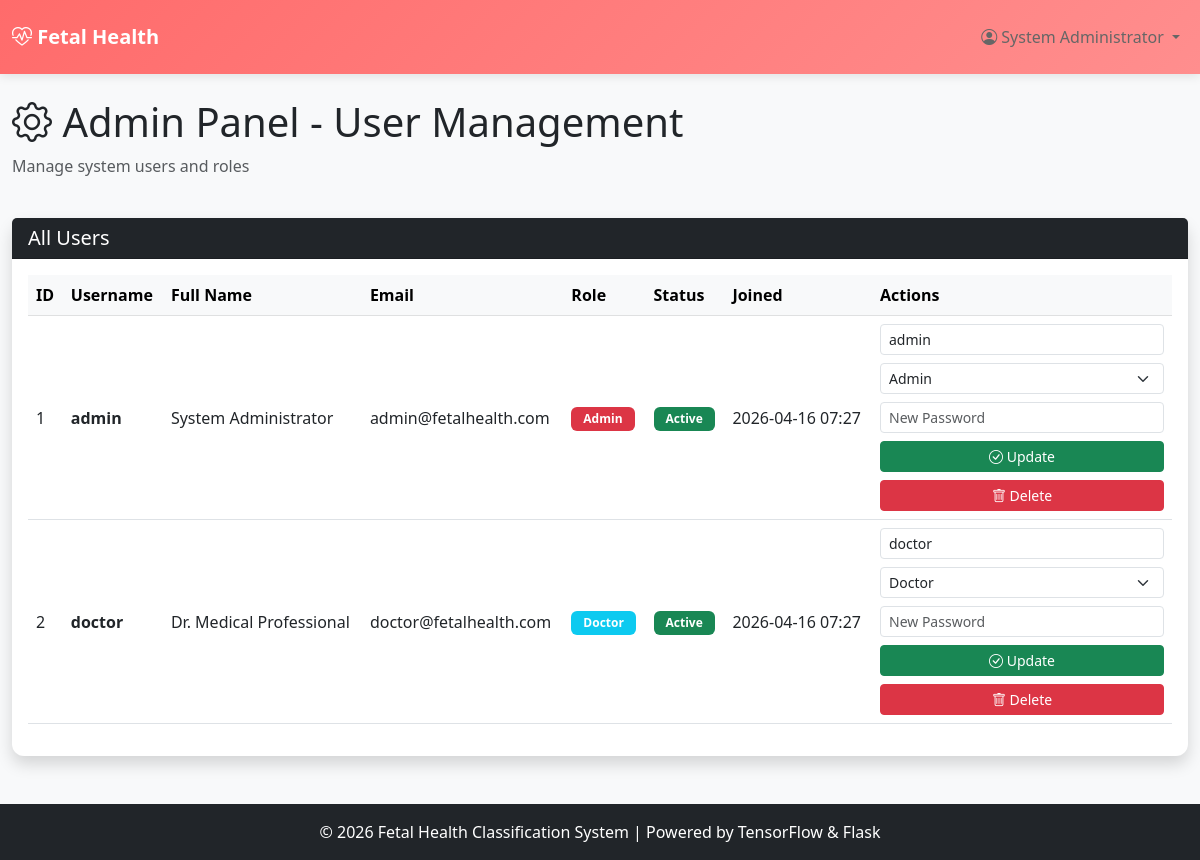
Page /admin/users (signed in) on the committed database.
### src/models.py (models this page shows, shortened)
class User(UserMixin, db.Model):
    __tablename__ = 'users'
    id = db.Column(db.Integer, primary_key=True)
    username = db.Column(db.String(80), unique=True, nullable=False, index=True)
    email = db.Column(db.String(120), unique=True, nullable=False, index=True)
    password_hash = db.Column(db.String(255), nullable=False)
    role = db.Column(db.String(20), nullable=False, default='doctor')  # doctor, admin
    full_name = db.Column(db.String(120), nullable=False)
    is_active = db.Column(db.Boolean, default=True)
    created_at = db.Column(db.DateTime, default=datetime.utcnow)
    predictions = db.relationship('Prediction',
                                 foreign_keys='Prediction.user_id',
                                 backref='user',
                                 lazy=True,
                                 cascade='all, delete-orphan')
    verified_predictions = db.relationship('Prediction',
                                          foreign_keys='Prediction.verified_by_user',
                                          backref='verifier',
                                          lazy=True)

### src/app_advanced.py (the view)
@app.route('/admin/users')
@login_required
@admin_required
def admin_users():
    users = User.query.all()
    return render_template('admin_users.html', users=users)

### src/app_advanced.py (called while the page is built)
@login_manager.user_loader
def load_user(user_id):
    return User.query.get(int(user_id))

def admin_required(f):
    @wraps(f)
    def decorated_function(*args, **kwargs):
        if not current_user.is_authenticated or current_user.role != 'admin':
            flash('❌ Admin access required', 'error')
            return redirect(url_for('dashboard'))
        return f(*args, **kwargs)
    return decorated_function

### templates/admin_users.html (shortened to what this page needs)
{% extends 'base.html' %}
{% block content %}
<div class="row mb-4">
    <div class="col-12">
        <h1>
            <i class="bi bi-gear"></i>
            Admin Panel - User Management
        </h1>
        <p class="text-muted">
            Manage system users and roles
        </p>
    </div>
</div>
<div class="card shadow">
    <div class="card-header bg-dark text-white">
        <h5 class="mb-0">
            All Users
        </h5>
    </div>
    <div class="card-body">
        <div class="table-responsive">
            <table class="table table-hover align-middle">
                <thead class="table-light">
                    <tr>
                        <th>ID</th>
                        <th>Username</th>
                        <th>Full Name</th>
                        <th>Email</th>
                        <th>Role</th>
                        <th>Status</th>
                        <th>Joined</th>
                        <th width="300">
                            Actions
                        </th>
                    </tr>
                </thead>
                <tbody>
                    {% for user in users %}
                    <tr>
                        <td>
                            {{ user.id }}
                        </td>
                        <td>
                            <strong>
                                {{ user.username }}
                            </strong>
                        </td>
                        <td>
                            {{ user.full_name }}
                        </td>
                        <td>
                            {{ user.email }}
                        </td>
                        <td>
                            {% if user.role == 'admin' %}
                                <span class="badge bg-danger">
                                    Admin
                                </span>
                            {% else %}
                                <span class="badge bg-info">
                                    Doctor
                                </span>
                            {% endif %}
                        </td>
                        <td>
                            {% if user.is_active %}
                                <span class="badge bg-success">
                                    Active
                                </span>
                            {% else %}
                                <span class="badge bg-secondary">
                                    Inactive
                                </span>
                            {% endif %}
                        </td>
                        <td>
                            {{ user.created_at.strftime('%Y-%m-%d %H:%M') }}
                        </td>
                        <td>
                            <form
                                action="{{ url_for('edit_user', user_id=user.id) }}"
                                method="POST"
                                class="mb-2"
                            >
                                <input
                                    type="text"
                                    name="username"
                                    value="{{ user.username }}"
                                    class="form-control form-control-sm mb-2"
                                    required
                                >
                                <select
                                    name="role"
                                    class="form-select form-select-sm mb-2"
                                >
                                    <option
                                        value="user"
                                        {% if user.role == 'user' %}
                                            selected
                                        {% endif %}
                                    >
                                        Doctor
                                    </option>
                                    <option
                                        value="admin"
                                        {% if user.role == 'admin' %}
                                            selected
                                        {% endif %}
                                    >
                                        Admin
                                    </option>
                                </select>
                                <input
                                    type="password"
                                    name="password"
                                    placeholder="New Password"
                                    class="form-control form-control-sm mb-2"
                                >
                                <button
                                    type="submit"
                                    class="btn btn-success btn-sm w-100"
                                >
                                    <i class="bi bi-check-circle"></i>
                                    Update
                                </button>
                            </form>
                            <form
                               action="/admin/user/delete/{{ user.id }}"
                                method="POST"
                            >
                                <button
                                    type="submit"
                                    class="btn btn-danger btn-sm w-100"
                                    onclick="return confirm('Delete this user?')"
                                >
                                    <i class="bi bi-trash"></i>
                                    Delete
                                </button>
                            </form>
                        </td>
                    </tr>
                    {% endfor %}
                </tbody>
            </table>
        </div>
    </div>
</div>
{% endblock %}

### templates/base.html (shortened to what this page needs)
<!DOCTYPE html>
<html lang="en">
<head>
    <link href="https://cdn.jsdelivr.net/npm/bootstrap@5.3.0/dist/css/bootstrap.min.css" rel="stylesheet">
    <link href="https://cdn.jsdelivr.net/npm/bootstrap-icons@1.11.0/font/bootstrap-icons.css" rel="stylesheet">
</head>
<body>
    <nav class="navbar navbar-expand-lg navbar-dark">
        <div class="container-fluid">
            <a class="navbar-brand" href="{{ url_for('dashboard') }}">
                <i class="bi bi-heart-pulse"></i> Fetal Health
            </a>
            <div class="collapse navbar-collapse" id="navbarNav">
                <ul class="navbar-nav ms-auto">
                    <li class="nav-item dropdown">
                        <a class="nav-link dropdown-toggle" href="#" id="userDropdown" role="button" data-bs-toggle="dropdown">
                            <i class="bi bi-person-circle"></i> {{ current_user.full_name }}
                        </a>
                    </li>
                </ul>
            </div>
        </div>
    </nav>
    <div class="container-fluid mt-4">
        {% block content %}{% endblock %}
    </div>
    <footer class="bg-dark text-white text-center py-3 mt-5">
        <p class="mb-0">© 2026 Fetal Health Classification System | Powered by TensorFlow & Flask</p>
    </footer>
</body>
</html>

### templates/base.html (style rules this page uses)
:root { --primary: #FF6B6B; --secondary: #4ECDC4; --success: #2ecc71; --warning: #f39c12; --danger: #e74c3c; --info: #3498db; --light: #ecf0f1; --dark: #2c3e50; }
body { background-color: #f8f9fa; font-family: 'Segoe UI', Tahoma, Geneva, Verdana, sans-serif; }
.navbar { background: linear-gradient(135deg, var(--primary), #FF8E8E) !important; box-shadow: 0 2px 10px rgba(0, 0, 0, 0.1); }
.navbar-brand { font-weight: bold; font-size: 20px; }
.nav-link { color: #666 !important; padding: 12px 20px; margin: 5px 0; border-radius: 6px; transition: all 0.3s; }
.card { border: none; border-radius: 12px; box-shadow: 0 2px 10px rgba(0, 0, 0, 0.08); margin-bottom: 20px; }
.badge { padding: 6px 12px; font-size: 12px; }

### rows in the picture
User: full_name "System Administrator", id "1", username "admin", email "admin@fetalhealth.com", is_active "Active", created_at "2026-04-16 07:27", role "Admin"
User: id "2", username "doctor", full_name "Dr. Medical Professional", email "doctor@fetalhealth.com", shows "Doctor", is_active "Active", created_at "2026-04-16 07:27", role "Doctor"
